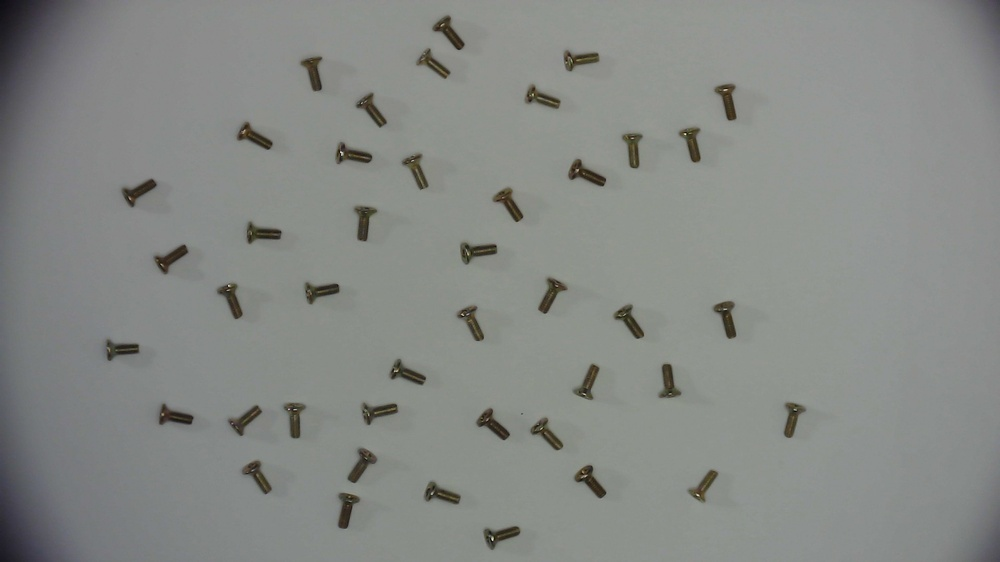
#> input picture data/Screws_2024_07_15/img6.jpg, 1000 x 562 px, shrunk from 1920 x 1080 before the run, found by its file name
$ jupyter execute screw_counting.ipynb
#> lines starting #> are read from the running program, lines starting #| are printed output that depends on the picture; after the words box and inside, x2 and y2 are one past the last pixel; in counts of white or black regions, pixels touching at a corner belong together
[cell 1]
# Import libraries
import cv2
import numpy as np
import matplotlib.pyplot as plt

[cell 2]
# [6 lines of commented-out code are left out]
image = cv2.imread('img6.jpg')
#> image is the input picture: shape (562, 1000, 3); mean B, G, R 133.5, 137, 134

gray = cv2.cvtColor(image, cv2.COLOR_BGR2GRAY)
plt.imshow(gray, cmap='gray')

[cell 3]
blur = cv2.GaussianBlur(gray, (11, 11), 0)
canny = cv2.Canny(blur, 30, 150, 3)
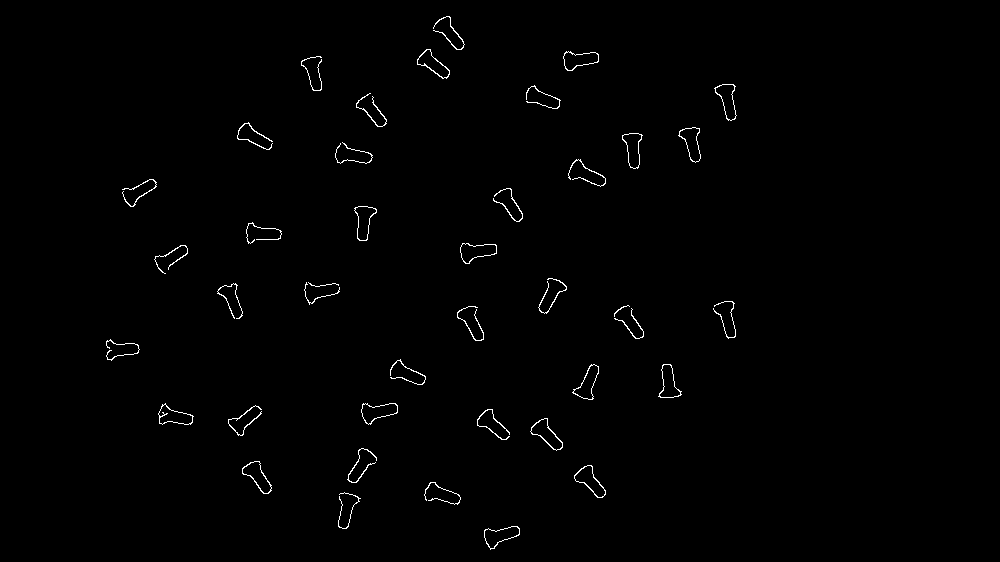
#> canny: shape (562, 1000); 0.76% white in thin lines or dots, all inside (x1, y1, x2, y2) = (106, 16, 737, 550)
dilated = cv2.dilate(canny, (1, 1), iterations=0)

[cell 4]
(cnt, hierarchy) = cv2.findContours(
    dilated.copy(), cv2.RETR_EXTERNAL, cv2.CHAIN_APPROX_NONE)
#> cnt = 41 contours, 11 with area under 20; largest, box (x1, y1, x2, y2) and area: (574, 465, 606, 498) 460, (460, 243, 497, 264) 459, (530, 418, 563, 451) 457, (361, 403, 398, 425) 454, (242, 461, 272, 494) 443
rgb = cv2.cvtColor(image, cv2.COLOR_BGR2RGB)
cv2.drawContours(rgb, cnt, -1, (0, 255, 0), 2)
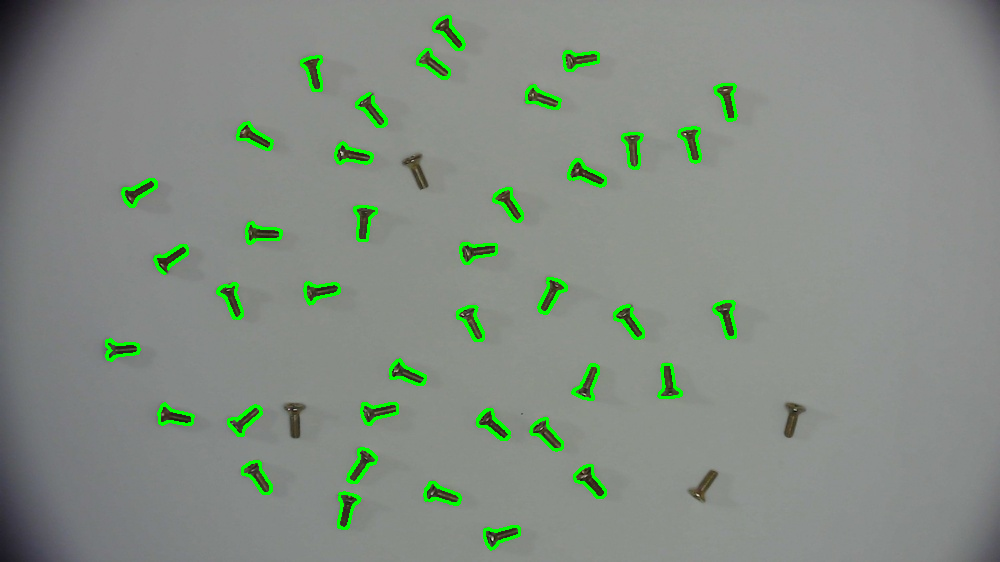
#> rgb: shape (562, 1000, 3); mean R, G, B 131.6, 140.7, 131.4

[cell 5]
#print("stone in the image : ", len(cnt))
print("screw in the image : ", len(cnt))
#| screw in the image :  41

$ run again, with AI_based_sol/img1.jpg copied over data/Screws_2024_07_15/img6.jpg
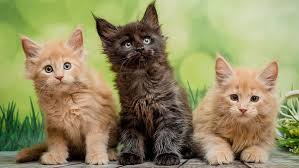
#> input picture AI_based_sol/img1.jpg, 299 x 168 px, found by its file name
#> image is the input picture: shape (168, 299, 3); mean B, G, R 99, 140.8, 146.7
#> `canny = cv2.Canny(blur, 30, 150, 3)`:
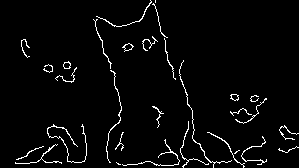
#> canny: shape (168, 299); 3.3% white in thin lines or dots
#> cnt = 30 contours, 25 with area under 20; largest, box (x1, y1, x2, y2) and area: (122, 43, 134, 52) 46, (63, 61, 71, 69) 38, (230, 94, 239, 101) 36, (179, 60, 232, 168) 22, (47, 124, 87, 163) 22
#> `cv2.drawContours(rgb, cnt, -1, (0, 255, 0), 2)`:
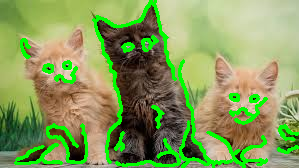
#> rgb: shape (168, 299, 3); mean R, G, B 133.5, 156.5, 90.4
#| screw in the image :  30
